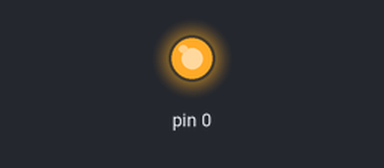
A sketch run on a simulated Arduino Uno, built with avr-gcc and run on an emulated ATmega328P. On the bench: output pins drawn as LEDs (lit = HIGH).

Above: at 0.1 s.
Timing chart, 0 to 1.6 s (numbered marks = the images above):
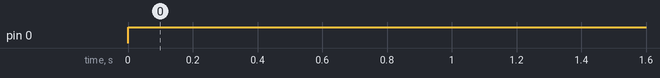

The sketch:

ONE_LED.ino
```cpp
void setup() {
 pinMode(0,OUTPUT);
}

void loop() {
 digitalWrite(0,HIGH);
}
```

Measured:
- by itself, pin 0: LOW → HIGH at 0.00 s
